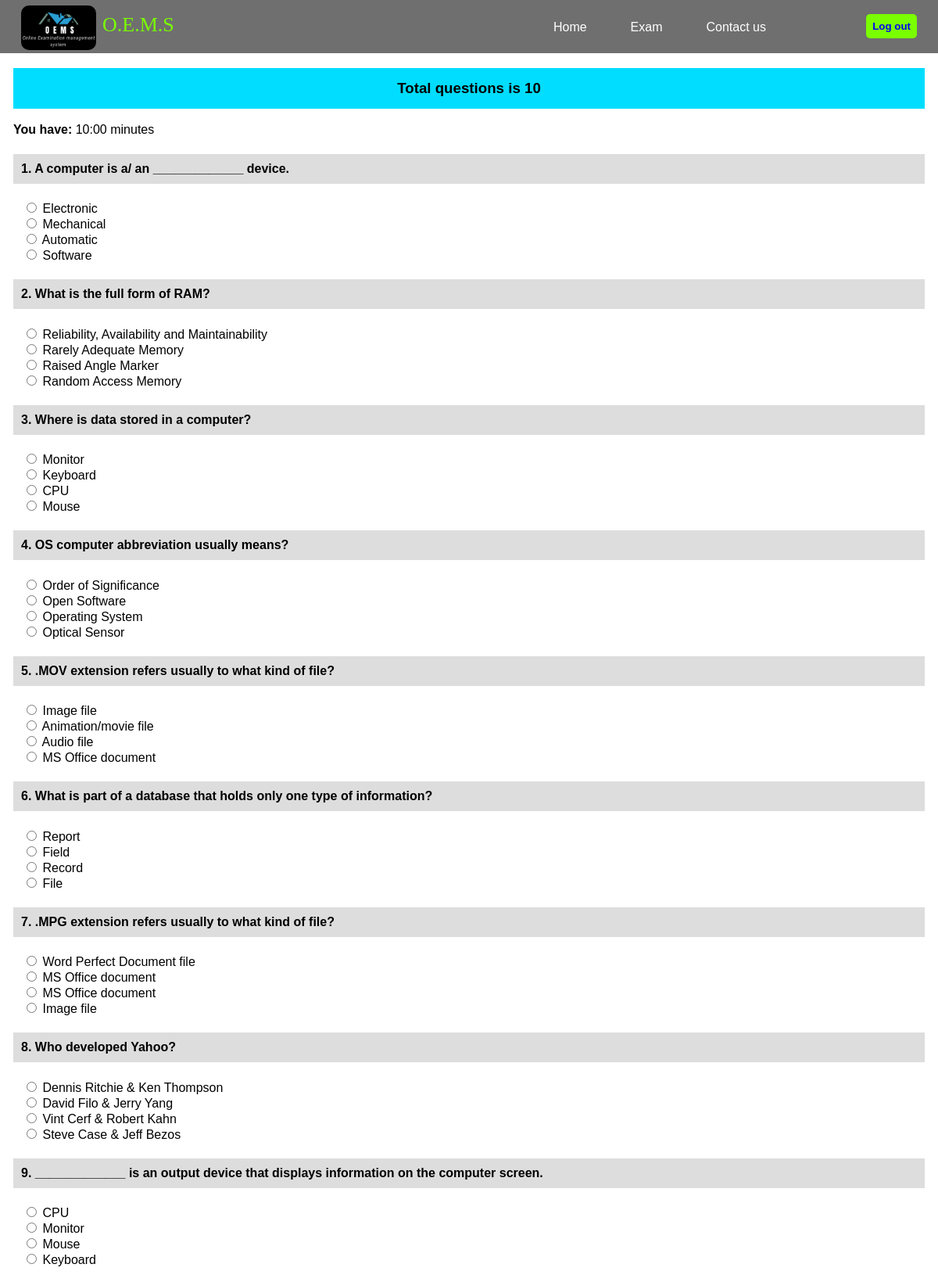
The app's page /Question.php (signed in, upper part) with its own data.
### tables this page shows
CREATE TABLE `questions` (
  `question_numbers` int(11) NOT NULL,
  `questions_text` text NOT NULL
);

CREATE TABLE `options` (
  `id` int(11) NOT NULL,
  `question_number` int(11) NOT NULL,
  `is_correct` tinyint(1) NOT NULL DEFAULT 0,
  `coptions` text NOT NULL
);

### Question.php (the view, shortened to what this page needs)
<?php
require_once("connect.php");
$query = "SELECT * FROM questions";
$total_questions = mysqli_num_rows(mysqli_query($conn,$query));
?>
<!DOCTYPE html>
<html lang="en">
<head>
	<link rel="stylesheet" href="style.css">
</head>
<body>
		<nav class="manu_bar">
			<img src="asset/image/logo.png" alt="logo" class="logo">
			<span class="logo_tag">O.E.M.S</span>
			<ul>
				<li><a href="http://localhost/O.E.M.S/">Home</a></li>
				<li><a href="Question.php">Exam</a></li>
				<li><a href="contectUs.php">Contact us</a></li>
			</ul>
			<button class="logOut"><a href="logOut_home.php">Log out</a></button>
		</nav>
		<div class="questions">
			<h3>Total questions is <?php echo $total_questions; ?></h3>
			<span class="time"><b>You have: </b> <?php echo $total_questions; ?>:00 minutes </span>
			<form action="Result.php" method = "POST">
				<?php
				for($i=1;$i<100;++$i){
				$q = "SELECT * FROM questions WHERE question_numbers = $i ";
				$query = mysqli_query($conn,$q);
				while ($rows = mysqli_fetch_assoc($query)) {?>
					<h4> <?php echo $rows['question_numbers'].". ".$rows['questions_text']; ?> </h4>
					<?php
					$q = "SELECT * FROM options WHERE question_number = $i";
					$query = mysqli_query($conn,$q);
					while ($rows = mysqli_fetch_assoc($query)) { ?>
						<input type="radio" name="<?php echo $i.'choice'; ?>" value="<?php echo $rows['id']; ?>" required>
						<?php echo $rows["coptions"]."<br>";?>
				<?php
					} $a =$i;
				}}
				?>
			</form>
		</div>
</body>
</html>

### style.css (style rules this page uses)
body { margin: 0; padding: 0; font-family: sans-serif; }
.manu_bar { background: #1515159c; width: 100%; }
.manu_bar ul { display: inline-flex; float: right; margin-right:16%; }
.manu_bar li { padding: 10px 28px; cursor: pointer; list-style: none; }
.manu_bar li a { text-decoration: none; color: white; }
img.logo { height: 57px; width: 96px; border-radius: 10px; margin: 7px 0px 0 27px; }
span.logo_tag { color: #7aff00; font-size: 26px; font-family: arial black; padding: 17px 8px; position: absolute; }
button.logOut { position: absolute; top: 18px; right: 27px; background: #7aff00; padding: 8px; border: navajowhite; border-radius: 5px; cursor: pointer; }
.logOut a { text-decoration: none; font-weight: bold; }
.questions { margin: 17px; }
.questions h3 { text-align: center; background: #00ddff; padding: 15px; }
.questions h4 { background: #ddd; padding: 10px; }
.questions input[type="radio"] { margin-left: 17px; cursor: pointer; }

### records on screen
questions: question_numbers "1", questions_text "A computer is a/ an _____________ device."
options: coptions "Electronic"
options: coptions "Mechanical"
options: coptions "Automatic"
options: coptions "Software"
questions: question_numbers "2", questions_text "What is the full form of RAM?"
options: coptions "Reliability, Availability and Maintainability"
options: coptions "Rarely Adequate Memory"
options: coptions "Raised Angle Marker"
options: coptions "Random Access Memory"
questions: question_numbers "3", questions_text "Where is data stored in a computer?"
options: coptions "Monitor"
options: coptions "Keyboard"
options: coptions "CPU"
options: coptions "Mouse"
questions: question_numbers "4", questions_text "OS computer abbreviation usually means?"
options: coptions "Order of Significance"
options: coptions "Open Software"
options: coptions "Operating System"
options: coptions "Optical Sensor"
questions: question_numbers "5", questions_text ".MOV extension refers usually to what kind of file?"
options: coptions "Image file"
options: coptions "Animation/movie file"
options: coptions "Audio file"
options: coptions "MS Office document"
questions: question_numbers "6", questions_text "What is part of a database that holds only one type of information?"
options: coptions "Report"
options: coptions "Field"
options: coptions "Record"
options: coptions "File"
questions: question_numbers "7", questions_text ".MPG extension refers usually to what kind of file?"
options: coptions "Word Perfect Document file"
options: coptions "MS Office document"
options: coptions "MS Office document"
options: coptions "Image file"
questions: question_numbers "8", questions_text "Who developed Yahoo?"
options: coptions "Dennis Ritchie & Ken Thompson"
options: coptions "David Filo & Jerry Yang"
options: coptions "Vint Cerf & Robert Kahn"
options: coptions "Steve Case & Jeff Bezos"
questions: question_numbers "9", questions_text "_____________ is an output device that displays information on the computer screen."
options: coptions "CPU"
options: coptions "Monitor"
options: coptions "Mouse"
options: coptions "Keyboard"

### other values on screen
$total_questions "10"
